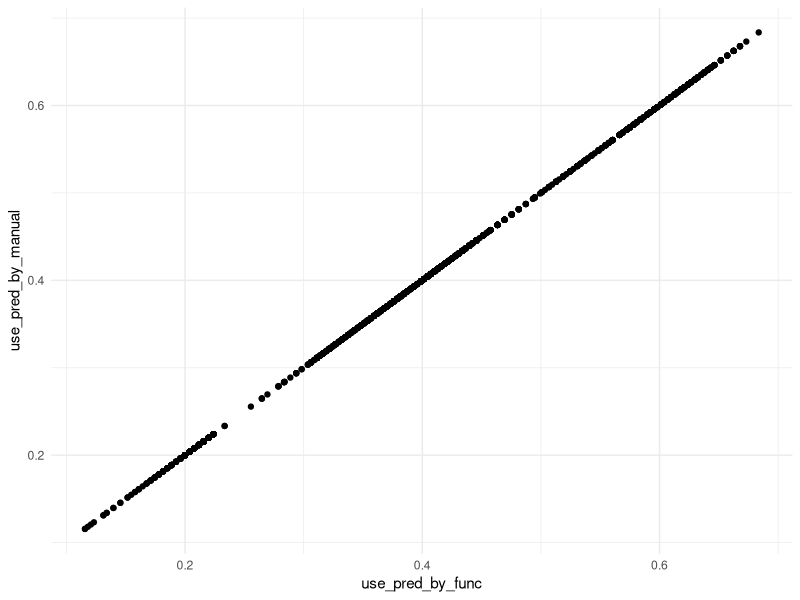

Recreate this plot in R.
# package
library(tidyverse)
library(mlmRev)
library(skimr)

# data
data(Contraception)
df <- Contraception

#check
glimpse(df)
skim(df)

# logit model
glm_model <- glm(use ~ urban + age + livch,
                 data = df,
                 family = "binomial") 
summary(glm_model)
coef_model <- coef(glm_model)

df$use_pred_by_func <- predict(glm_model,newdata = df, type = "response")

# predict by manual

func <- function(urban, age, livch){
  tmp<- coef_model[1] + 
    coef_model[2] * if_else(urban == 'Y',1,0) +
    coef_model[3] * age +
    case_when(livch == '0' ~ 0,
              livch == '1' ~ coef_model[4],
              livch == '2' ~ coef_model[5],
              livch == '3+' ~ coef_model[6])
  return(1 / (1 + exp(-tmp)))
}
# test
func(df[1,]$urban, df[1,]$age, df[1,]$livch)

# add column
df <- df |> 
  mutate(use_pred_by_manual = func(urban, age, livch))

# check
df |> 
  ggplot(aes(x=use_pred_by_func,y=use_pred_by_manual)) +
  geom_point() +
  theme_minimal()

df$pred_use <- predict(glm_model,newdata = df, type = "response")
# column:1の予想がどう動いているか?
1 / (1 + exp( - (coef_model[1] + coef_model[2]*1 + coef_model[3] * df$age[1] + coef_model[6]*1) ))
